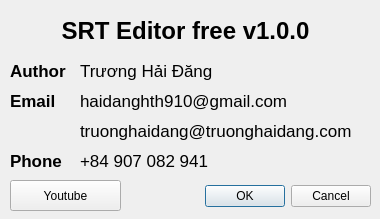
<?xml version="1.0" encoding="UTF-8"?>
<ui version="4.0">
 <class>About</class>
 <widget class="QDialog" name="About">
  <property name="geometry">
   <rect>
    <x>0</x>
    <y>0</y>
    <width>380</width>
    <height>219</height>
   </rect>
  </property>
  <property name="windowTitle">
   <string>About</string>
  </property>
  <widget class="QDialogButtonBox" name="buttonBox">
   <property name="geometry">
    <rect>
     <x>200</x>
     <y>180</y>
     <width>171</width>
     <height>32</height>
    </rect>
   </property>
   <property name="orientation">
    <enum>Qt::Horizontal</enum>
   </property>
   <property name="standardButtons">
    <set>QDialogButtonBox::Cancel|QDialogButtonBox::Ok</set>
   </property>
  </widget>
  <widget class="QLabel" name="label">
   <property name="geometry">
    <rect>
     <x>50</x>
     <y>10</y>
     <width>271</width>
     <height>41</height>
    </rect>
   </property>
   <property name="font">
    <font>
     <pointsize>18</pointsize>
     <weight>75</weight>
     <bold>true</bold>
    </font>
   </property>
   <property name="text">
    <string>SRT Editor free v1.0.0</string>
   </property>
   <property name="alignment">
    <set>Qt::AlignCenter</set>
   </property>
   <property name="wordWrap">
    <bool>true</bool>
   </property>
  </widget>
  <widget class="QLabel" name="label_2">
   <property name="geometry">
    <rect>
     <x>10</x>
     <y>50</y>
     <width>61</width>
     <height>41</height>
    </rect>
   </property>
   <property name="font">
    <font>
     <pointsize>13</pointsize>
     <weight>75</weight>
     <bold>true</bold>
    </font>
   </property>
   <property name="text">
    <string>Author</string>
   </property>
  </widget>
  <widget class="QLabel" name="label_3">
   <property name="geometry">
    <rect>
     <x>80</x>
     <y>50</y>
     <width>141</width>
     <height>41</height>
    </rect>
   </property>
   <property name="font">
    <font>
     <pointsize>13</pointsize>
    </font>
   </property>
   <property name="text">
    <string>Trương Hải Đăng</string>
   </property>
  </widget>
  <widget class="QLabel" name="label_4">
   <property name="geometry">
    <rect>
     <x>80</x>
     <y>80</y>
     <width>221</width>
     <height>41</height>
    </rect>
   </property>
   <property name="font">
    <font>
     <pointsize>13</pointsize>
    </font>
   </property>
   <property name="text">
    <string>haidanghth910@gmail.com</string>
   </property>
  </widget>
  <widget class="QLabel" name="label_5">
   <property name="geometry">
    <rect>
     <x>10</x>
     <y>80</y>
     <width>61</width>
     <height>41</height>
    </rect>
   </property>
   <property name="font">
    <font>
     <pointsize>13</pointsize>
     <weight>75</weight>
     <bold>true</bold>
    </font>
   </property>
   <property name="text">
    <string>Email</string>
   </property>
  </widget>
  <widget class="QLabel" name="label_6">
   <property name="geometry">
    <rect>
     <x>80</x>
     <y>110</y>
     <width>281</width>
     <height>41</height>
    </rect>
   </property>
   <property name="font">
    <font>
     <pointsize>13</pointsize>
    </font>
   </property>
   <property name="text">
    <string>truonghaidang@truonghaidang.com</string>
   </property>
  </widget>
  <widget class="QLabel" name="label_7">
   <property name="geometry">
    <rect>
     <x>80</x>
     <y>140</y>
     <width>141</width>
     <height>41</height>
    </rect>
   </property>
   <property name="font">
    <font>
     <pointsize>13</pointsize>
    </font>
   </property>
   <property name="text">
    <string>+84 907 082 941</string>
   </property>
  </widget>
  <widget class="QLabel" name="label_8">
   <property name="geometry">
    <rect>
     <x>10</x>
     <y>140</y>
     <width>61</width>
     <height>41</height>
    </rect>
   </property>
   <property name="font">
    <font>
     <pointsize>13</pointsize>
     <weight>75</weight>
     <bold>true</bold>
    </font>
   </property>
   <property name="text">
    <string>Phone</string>
   </property>
  </widget>
  <widget class="QPushButton" name="pushButton">
   <property name="geometry">
    <rect>
     <x>10</x>
     <y>180</y>
     <width>111</width>
     <height>31</height>
    </rect>
   </property>
   <property name="text">
    <string>Youtube</string>
   </property>
   <property name="icon">
    <iconset resource="srt_editor_resources.qrc">
     <normaloff>:/about/assets/youtube-logo.png</normaloff>:/about/assets/youtube-logo.png</iconset>
   </property>
   <property name="iconSize">
    <size>
     <width>32</width>
     <height>32</height>
    </size>
   </property>
  </widget>
 </widget>
 <resources>
  <include location="srt_editor_resources.qrc"/>
 </resources>
 <connections>
  <connection>
   <sender>buttonBox</sender>
   <signal>accepted()</signal>
   <receiver>About</receiver>
   <slot>accept()</slot>
   <hints>
    <hint type="sourcelabel">
     <x>248</x>
     <y>254</y>
    </hint>
    <hint type="destinationlabel">
     <x>157</x>
     <y>274</y>
    </hint>
   </hints>
  </connection>
  <connection>
   <sender>buttonBox</sender>
   <signal>rejected()</signal>
   <receiver>About</receiver>
   <slot>reject()</slot>
   <hints>
    <hint type="sourcelabel">
     <x>316</x>
     <y>260</y>
    </hint>
    <hint type="destinationlabel">
     <x>286</x>
     <y>274</y>
    </hint>
   </hints>
  </connection>
 </connections>
</ui>
